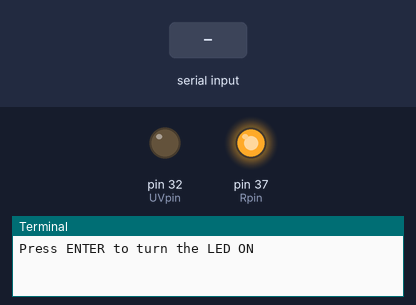
Simulated run of this program. Board: Raspberry Pi (header pin numbers). On the bench: output pins drawn as LEDs (lit = HIGH), the last lines printed to the terminal. The inputs (shaded band) are chosen by the test bench. The interpreter's speed is modelled, so counts of loop turns are approximate.

Above: at 1.2 s.
1.3 s: "u" typed at the terminal
At 1.6 s:
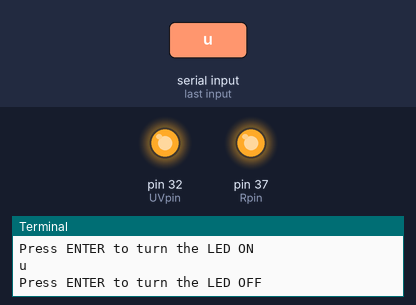
2.8 s: "r" typed at the terminal
At 3.9 s:
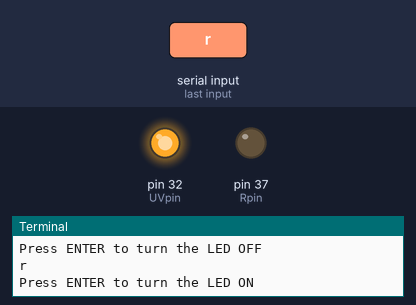
4.3 s: "1" typed at the terminal
5.8 s: "u" typed at the terminal
At 6.2 s:
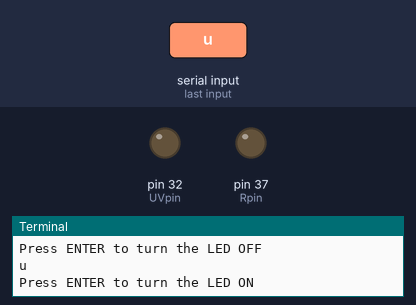
Timing chart, 0 to 8.3 s (numbered marks = the images above; inputs shaded):
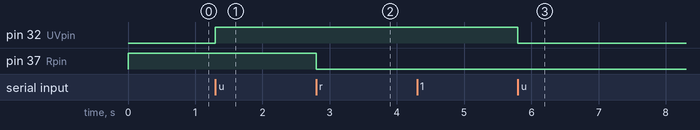

The program:

LED_onoff_red_uv.py
```python
import time
import RPi.GPIO as GPIO
GPIO.setmode(GPIO.BOARD)
Rpin = 37
UVpin = 32
GPIO.setup(Rpin,GPIO.OUT)
GPIO.setup(UVpin,GPIO.OUT)
red=GPIO.PWM(Rpin,500)
uv=GPIO.PWM(UVpin,500)

red_on = 0
red_off = 100
uv_on = 100
uv_off = 0
red.start(red_off)
uv.start(uv_off)

i=1
onoff_str = 'OFF','ON'
try:
	while 1:
		d=divmod(i,2)[1]
		color = raw_input('Press ENTER to turn the LED %s'%onoff_str[d])
		if color.lower() == 'r':
			red.ChangeDutyCycle(d*100)
		elif color.lower() == 'u':
			uv.ChangeDutyCycle(d*100)
		i+=1
except KeyboardInterrupt:
	pass
red.stop()
uv.stop()
GPIO.cleanup()
```

Measured:
- after the input at 1.3 s, pin 32 (UVpin): LOW → HIGH at once
- after the input at 2.8 s, pin 37 (Rpin): HIGH → LOW at once
- after the input at 5.8 s, pin 32 (UVpin): HIGH → LOW at once
